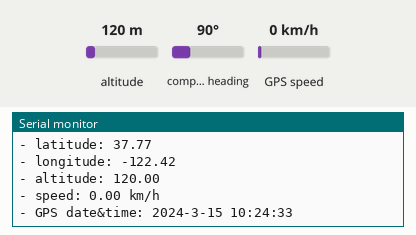
Bench run of a sketch on a simulated ESP32. Shown: the last lines printed to the serial monitor. Inputs (shaded band) come from the test bench; at power-on: altitude 120 m, GPS speed 0 km/h, compass heading 90°. WiFi joins after 1.5 s; servers stay silent unless stated; the GPS gets a fix after 3 s at 37.7749, -122.4194 with 8 satellites.

Above: at 3.2 s.
3.3 s: altitude set to 20 m
At 4.21 s:
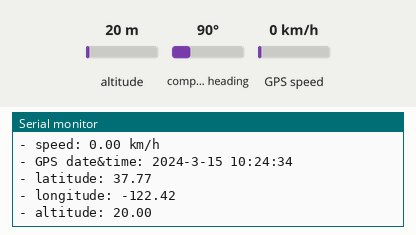
4.8 s: GPS speed set to 2 km/h
At 5.8 s:
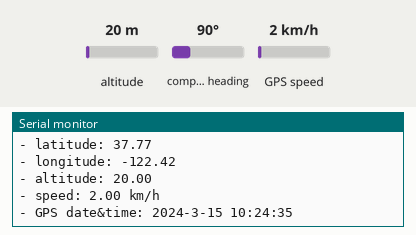
6.3 s: altitude set to 250 m
At 11.22 s:
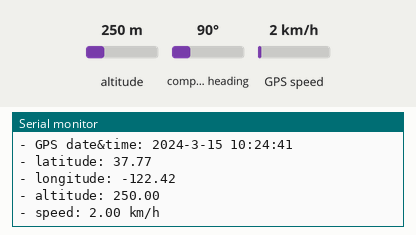
Timing chart, 0 to 12.7 s (numbered marks = the images above; inputs shaded):
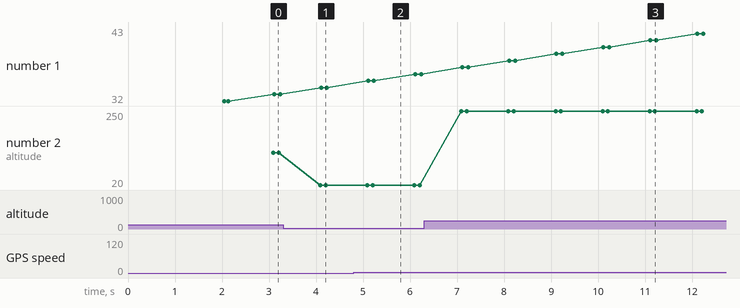

Measured:
- after the input at 3.3 s, the serial monitor: prints a new line after 0.79 s (image 1)
- after the input at 4.8 s, the serial monitor: prints a new line after 0.29 s (image 2)
- after the input at 6.3 s, the serial monitor: prints a new line after 0.79 s (image 3)
- plotted number 2: 120 → 20 after the input at 3.3 s, 20 → 250 after the input at 6.3 s

The sketch:

wifi.ino
```cpp
#include <TinyGPS++.h>
#include <WiFi.h>
#include <ESPAsyncWebServer.h>

#define GPS_BAUDRATE 9600  // The default baudrate of NEO-6M is 9600

// Replace with your network credentials
const char* ssid = "";
const char* password = "";

TinyGPSPlus gps;  // the TinyGPS++ object
AsyncWebServer server(80);

String getGPSData() {
  String data = "";
  if (gps.location.isValid()) {
    data += "Latitude: " + String(gps.location.lat(), 6) + "\n";
    data += "Longitude: " + String(gps.location.lng(), 6) + "\n";
    data += "Altitude: " + String(gps.altitude.isValid() ? String(gps.altitude.meters()) : "INVALID") + "\n";
    data += "Speed: " + String(gps.speed.isValid() ? String(gps.speed.kmph()) + " km/h" : "INVALID") + "\n";
    if (gps.date.isValid() && gps.time.isValid()) {
      data += "Date & Time: " + String(gps.date.year()) + "-" + String(gps.date.month()) + "-" + String(gps.date.day()) + " ";
      data += String(gps.time.hour()) + ":" + String(gps.time.minute()) + ":" + String(gps.time.second()) + "\n";
    } else {
      data += "Date & Time: INVALID\n";
    }
  } else {
    data += "Location: INVALID\n";
  }
  return data;
}

void setup() {
  Serial.begin(9600);
  Serial2.begin(GPS_BAUDRATE);

  Serial.println(F("ESP32 - GPS module"));

  WiFi.begin(ssid, password);
  while (WiFi.status() != WL_CONNECTED) {
    delay(1000);
    Serial.println("Connecting to WiFi...");
  }

  Serial.println("Connected to WiFi");
  Serial.println("IP address: ");
  Serial.println(WiFi.localIP());

  server.on("/", HTTP_GET, [](AsyncWebServerRequest *request){
    request->send(200, "text/plain", getGPSData());
  });

  server.begin();
}

void loop() {
  if (Serial2.available() > 0) {
    if (gps.encode(Serial2.read())) {
      // Print GPS data to Serial Monitor
      if (gps.location.isValid()) {
        Serial.print(F("- latitude: "));
        Serial.println(gps.location.lat());

        Serial.print(F("- longitude: "));
        Serial.println(gps.location.lng());

        Serial.print(F("- altitude: "));
        if (gps.altitude.isValid())
          Serial.println(gps.altitude.meters());
        else
          Serial.println(F("INVALID"));
      } else {
        Serial.println(F("- location: INVALID"));
      }

      Serial.print(F("- speed: "));
      if (gps.speed.isValid()) {
        Serial.print(gps.speed.kmph());
        Serial.println(F(" km/h"));
      } else {
        Serial.println(F("INVALID"));
      }

      Serial.print(F("- GPS date&time: "));
      if (gps.date.isValid() && gps.time.isValid()) {
        Serial.print(gps.date.year());
        Serial.print(F("-"));
        Serial.print(gps.date.month());
        Serial.print(F("-"));
        Serial.print(gps.date.day());
        Serial.print(F(" "));
        Serial.print(gps.time.hour());
        Serial.print(F(":"));
        Serial.print(gps.time.minute());
        Serial.print(F(":"));
        Serial.println(gps.time.second());
      } else {
        Serial.println(F("INVALID"));
      }

      Serial.println();
    }
  }

  if (millis() > 5000 && gps.charsProcessed() < 10)
    Serial.println(F("No GPS data received: check wiring"));
}
```
